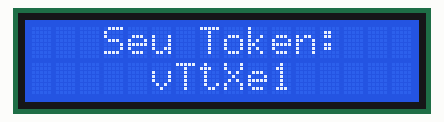
Recording of a sketch running on a simulated Arduino Uno, built with avr-gcc and run on an emulated ATmega328P. Parts: 16×2 character LCD. Random numbers use the default seed unless the sketch sets one.

Above: at 0.1 s.
At 4.1 s:
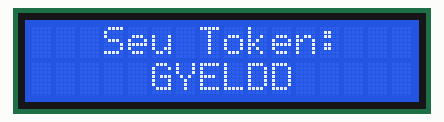
At 8.1 s:
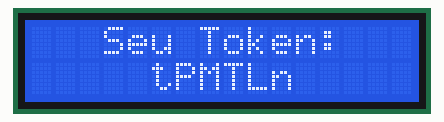
At 18.2 s:
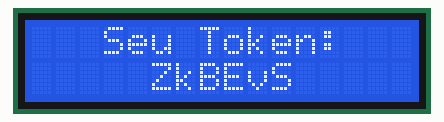
At 28.2 s:
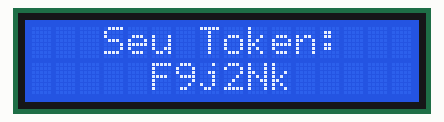
At 38.2 s:
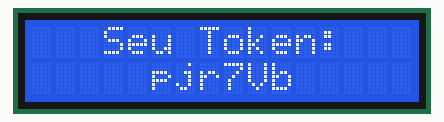

The sketch:

Captcha.ino
```cpp
#include <LiquidCrystal.h> // Inclui a biblioteca da Liquid Crystal.

LiquidCrystal lcd(12, 13, 7, 6, 5, 4); // Pinos que estão conectados na protoboard.

void setup() {
  lcd.begin(16, 2);  // Inicia o display.
  randomSeed(millis());  // Inicia uma semente aleatória com base no horário do sistema operacional.
}

void loop() {
  lcd.clear();  // Limpa o display.

  lcd.setCursor(3, 0);  // Determina a posição do cursor.
  lcd.print("Seu Token:"); // Imprime a mensagem "Seu Token:" na coluna 3 e linha 0.

  String token = gerarStringAleatoria(6); // Gera uma string aleatória com 6 caracteres.
  lcd.setCursor(5, 1);  // Determina a posição do cursor.
  lcd.print(token); // Imprime a string aleatória gerada na coluna 5 e linha 1.

  delay(2000);  // Espera 10 segundos antes de gerar uma nova string.
}

  String gerarStringAleatoria(int tamanho) { // Itera "n" vezes até chegar em 6 caracteres.
    String caracteres = "0123456789ABCDEFGHIJKLMNOPQRSTUVWXYZabcdefghijklmnopqrstuvwxyz"; // Cria uma string com todos os caracteres possíveis.
    String token = ""; // Imprime os caracteres gerados com a string.

  for (int i = 0; i < tamanho; i++) {
    int indice = random(caracteres.length()); // Cria uma string adicionando um novo caractere aleatório a cada iteração do loop, até que a string alcance o tamanho desejado.
    token += caracteres.charAt(indice); // Obtem um caracter em uma determinada posição da string, o valor retornado é o que está na posição do índice da string caracteres.
  }

  return token; // Retorna a string aleatória gerada.
}
```

Measured:
- what the display in image 1 shows lasts 2.0 s, from 4.1 s to 6.1 s
